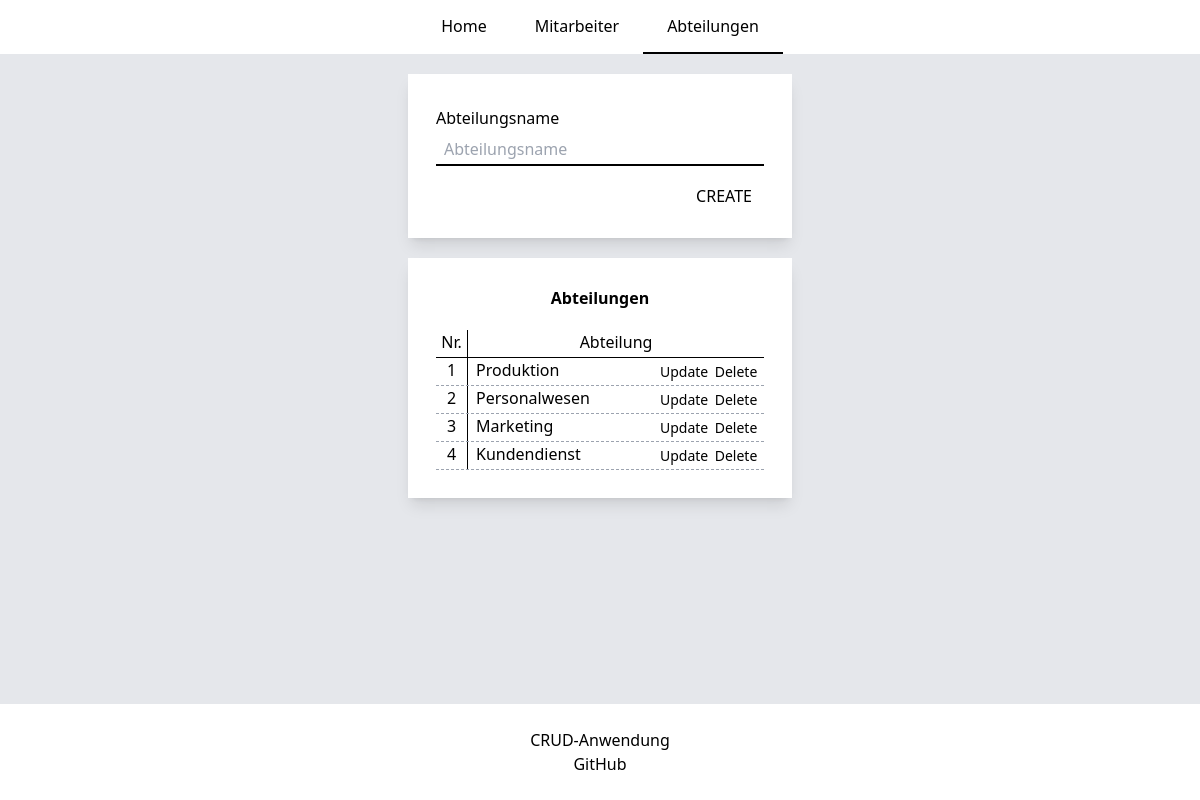
The app's page /?action=departments with its own data.
### tables this page shows
create table departments (
                             id int primary key auto_increment,
                             name varchar(45) not null

);

### classes/GlobalClass.php (called while the page is built, shortened)
<?php
require_once "service/DBApi.php";
abstract class GlobalClass
{
    private DBApi $api;
    private string $tableName;
    protected function __construct(string $tableName, DBApi $api){
        $this->api = $api;
        $this->tableName = $tableName;
    }
    public function getAllDepartments(): array
    {
        return $this->api->getAll($this->tableName);
    }
}

### service/DBConfig.php (called while the page is built, shortened)
<?php
class DBConfig
{
    private static object $dbh;
    public static function connect(): object
    {
        if (!isset(self::$dbh)){
            self::$dbh = new mysqli(
                DB_SERVER,
                DB_USERNAME,
                DB_PASSWORD,
                DB_NAME);
        }
        return self::$dbh;
    }
}

### service/DBApi.php (called while the page is built, shortened)
<?php
require_once "DBConfig.php";
class DBApi
{
    public function getAll($table): array
    {
        $query = "SELECT * FROM $table ORDER BY id ASC";
        $result = DBConfig::connect()->query($query);
        for ($results = array (); $row = $result->fetch_assoc(); $results[] = $row);
        return $results;
    }
}

### classes/Department.php (called while the page is built, shortened)
<?php
require_once "GlobalClass.php";
class Department extends GlobalClass {
    public function getDepartments(): array
    {
       return $this->getAllDepartments();
    }
}

### classes/views/DepartmentPage.php (the view, shortened to what this page needs)
<?php
require_once "classes/views/Modules.php";
class DepartmentPage extends Modules{
    private string $id;
    protected array $errors;
    protected array $values;
    public function __construct($api, $errors=[], $id = '', $values=[]){
        $this->id = $id;
        $this->errors = $errors;
        $this->values = $values;
    }
    protected function getTop(): string
    {
        return $this->showCreate();
    }
    protected function getMiddle(): string
    {
        return $this->showDepartments();
    }
    private function showCreate(): string
    {
        $html = '
            <div class="w-96 mx-auto p-7 mb-5 bg-white shadow-lg shadow-black-500/50">
                <form class="flex flex-col box-border" action="index.php" method="post">
                    <label for="name" class="block text-md my-1 font-medium">Abteilungsname</label>
                    <input
                            id="name" type="text"
                            name="name"
                            class="border-b-2 border-black px-2 h-8 focus:outline-none appearance-none"
                            placeholder="Abteilungsname"';
        if (strlen($this->id) !== 0 && count($this->values) === 0) {
            $html .= 'value="'. $this->department->getById($this->id)['name'] . '">';
            $html .= $this->isError($this->errors, 'name');
            $html .= '<input type="hidden" name="id" value="' . $this->department->getById($this->id)['id'] . '">';
        } elseif (strlen($this->id) === 0 && count($this->values) !== 0) {
            $html .= 'value="'. $this->values['name'] . '">';
            $html .= $this->isError($this->errors, 'name');
        } elseif (strlen($this->id) !== 0 && count($this->values) !== 0) {
            $html .= 'value="'. $this->department->getById($this->id)['name'] . '">';
            $html .= $this->isError($this->errors, 'name');
            $html .= '<input type="hidden" name="id" value="' . $this->department->getById($this->id)['id'] . '">';
        } else {
            $html .= '>';
            $html .= $this->isError($this->errors,'name');
        }
        if (strlen($this->id) !== 0) {
            $html .= '<button class="w-20 h-7 mt-4 bg-white self-end font-medium uppercase hover:underline hover:underline-offset-4" type="submit" name="action" value="updateDep">Update
                        </button>';
        } else {
            $html .= '<button class="w-20 h-7 mt-4 bg-white self-end font-medium uppercase hover:underline hover:underline-offset-4" type="submit" name="action" value="createDep">Create
                        </button>';
        }
        $html .= '      </form>
            </div>
        ';
        return $html;
    }
    public function showDepartments(): string
    {
        $data = $this->department->getDepartments();
        $html = '
            <div class="w-96 mx-auto p-7 mb-5 bg-white shadow-lg shadow-black-500/50">
                <h2 class="mb-5 text-center font-bold">Abteilungen</h2>
                <ul>
                    <li class="flex h-7 border-b border-black">
                        <span class="w-8 text-center border-r border-black">Nr.</span>
                        <span class="flex-1 text-center">Abteilung</span>
                    </li>
        ';
        foreach ($data as $i=>$item) {
            $html .= '
                    <li class="flex h-7 border-b border-gray-400 border-dashed">
                        <span class="w-8 text-center border-r border-black">' . ++$i . '</span>
                        <span class="pl-2">' . $item['name'] .  '</span>
                        <button
                            id="showUpdateDep"
                            class="
                                w-12 mr-1 ml-auto
                                bg-white hover:underline text-sm
                            "
                            type="button"
                            name="action"
                            data-id="' . $item['id'] . '"
                        >Update
                        </button>
                        <button
                            id="deleteDep"
                            class="
                                w-12 mr-1
                                bg-white hover:underline text-sm
                            "
                            type="button"
                            name="action"
                            data-id="' . $item['id'] . '"
                        >Delete
                        </button>
                    </li>';
        }
        $html .= '</ul></div>';
        return $html;
    }
}

### records on screen
departments: name "Produktion"
departments: name "Personalwesen"
departments: name "Marketing"
departments: name "Kundendienst"
